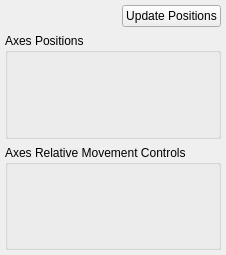
<?xml version="1.0" encoding="UTF-8"?>
<ui version="4.0">
 <class>Stage</class>
 <widget class="QWidget" name="Stage">
  <property name="geometry">
   <rect>
    <x>0</x>
    <y>0</y>
    <width>226</width>
    <height>255</height>
   </rect>
  </property>
  <property name="windowTitle">
   <string>Form</string>
  </property>
  <layout class="QVBoxLayout" name="verticalLayout">
   <property name="spacing">
    <number>-1</number>
   </property>
   <property name="margin">
    <number>5</number>
   </property>
   <item>
    <layout class="QHBoxLayout" name="horizontalLayout">
     <property name="sizeConstraint">
      <enum>QLayout::SetDefaultConstraint</enum>
     </property>
     <item>
      <spacer name="horizontalSpacer">
       <property name="orientation">
        <enum>Qt::Horizontal</enum>
       </property>
       <property name="sizeHint" stdset="0">
        <size>
         <width>40</width>
         <height>0</height>
        </size>
       </property>
      </spacer>
     </item>
     <item>
      <widget class="QPushButton" name="update_pos_button">
       <property name="sizePolicy">
        <sizepolicy hsizetype="Fixed" vsizetype="Fixed">
         <horstretch>0</horstretch>
         <verstretch>0</verstretch>
        </sizepolicy>
       </property>
       <property name="text">
        <string>Update Positions</string>
       </property>
      </widget>
     </item>
    </layout>
   </item>
   <item>
    <widget class="QGroupBox" name="info_group">
     <property name="title">
      <string>Axes Positions</string>
     </property>
     <layout class="QGridLayout" name="info_layout"/>
    </widget>
   </item>
   <item>
    <widget class="QGroupBox" name="axes_group">
     <property name="minimumSize">
      <size>
       <width>0</width>
       <height>0</height>
      </size>
     </property>
     <property name="title">
      <string>Axes Relative Movement Controls</string>
     </property>
     <layout class="QGridLayout" name="axes_layout"/>
    </widget>
   </item>
  </layout>
 </widget>
 <resources/>
 <connections/>
</ui>
